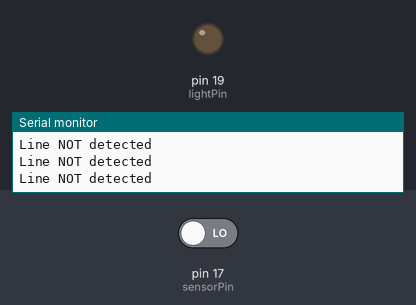
A sketch run on a simulated Arduino Uno, built with avr-gcc and run on an emulated ATmega328P. Shown: output pins drawn as LEDs (lit = HIGH), the last lines printed to the serial monitor. The test bench sets the inputs (shaded band); at power-on: pin 17 (sensorPin) LOW.

Above: at 1.8 s.
1.9 s: pin 17 (sensorPin) driven HIGH
At 2.9 s:
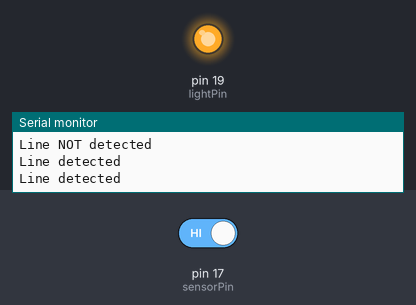
3.5 s: pin 17 (sensorPin) driven LOW
At 4.1 s:
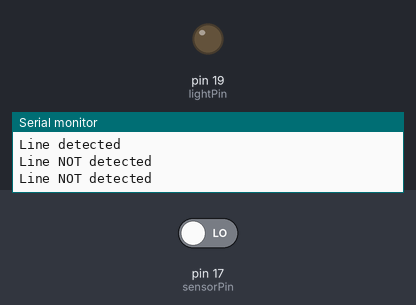
Timing chart, 0 to 6.5 s (numbered marks = the images above; inputs shaded):
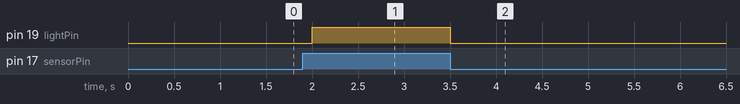

The sketch:

sketch_aug5a.ino
```cpp
int sensorPin = 17;  // line detection sensor interface
int lightPin = 19;
int val;            // variable to store sensor reading

void setup() {
  pinMode(sensorPin,INPUT);  // define sensor as input
  pinMode(lightPin, OUTPUT);
  Serial.begin(9600);     // initialize serial communication with PC
}

void loop() {
  val = digitalRead(sensorPin); // read value from sensor

  if (val == HIGH) {
    Serial.println("Line detected");
    digitalWrite(lightPin, HIGH);
  } else {
    Serial.println("Line NOT detected");
    digitalWrite(lightPin, LOW);
  }

  delay(500);
}
```

Measured:
- after the input at 1.9 s, pin 19 (lightPin): LOW → HIGH after 0.10 s
- after the input at 3.5 s, pin 19 (lightPin): HIGH → LOW at once
